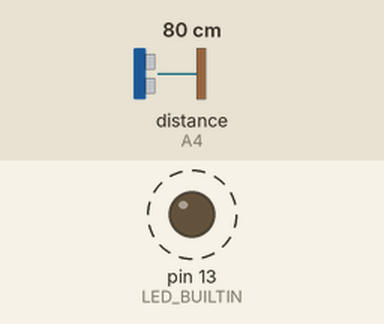
Bench run of a sketch on a simulated Arduino Uno, built with avr-gcc and run on an emulated ATmega328P. On the bench: output pins drawn as LEDs (lit = HIGH). Wiring (inferred from the names in the program): ultrasonic range finder: trigger A5; echo A4. Dashed ring = blinking. Inputs (shaded band) come from the test bench; at power-on: distance to the obstacle (sensor on A4) 80 cm. The echo pulse lasts 58.3 µs per cm; pins used as bus, display or sensor lines are not drawn.

Above: at 1.8 s.
1.9 s: distance to the obstacle (sensor on A4) set to 2 cm
At 2.8 s:
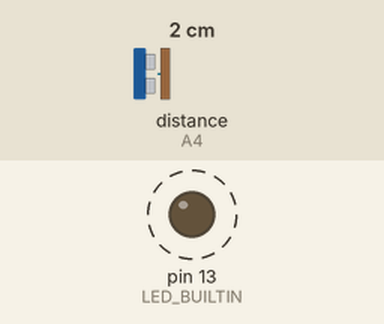
5.4 s: distance to the obstacle (sensor on A4) set to 35 cm
At 5.68 s:
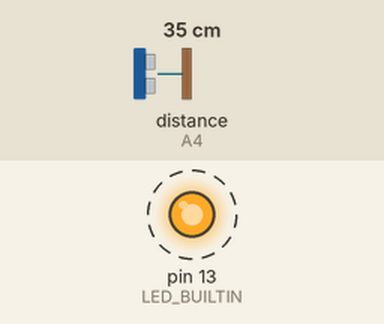
Timing chart, 0 to 14.9 s (numbered marks = the images above; inputs shaded):
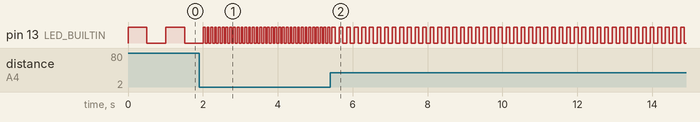

The sketch:

range_lights.ino
```cpp
/* use ultrasonic sensor to illuminate an LED at different
frequencies when an object is sensed at different ranges)
- uses one light blinking at different frquencies
- next: make the range directly related to blinking frequency
*/

int Echo = A4;
int Trig = A5;
int range = 0;

void standby() {
  digitalWrite(LED_BUILTIN, HIGH);
  delay(1000);
  digitalWrite(LED_BUILTIN, LOW);
  delay(1000);
}

void medium() {
  digitalWrite(LED_BUILTIN, HIGH);
  delay(500);
  digitalWrite(LED_BUILTIN, LOW);
  delay(500);
}

void fast() {
  digitalWrite(LED_BUILTIN, HIGH);
  delay(100);
  digitalWrite(LED_BUILTIN, LOW);
  delay(100);
}

void fastest() {
  digitalWrite(LED_BUILTIN, HIGH);
  delay(50);
  digitalWrite(LED_BUILTIN, LOW);
  delay(50);
}

//Ultrasonic distance measurement Sub function
//from Elegoo
int Distance_test() {
  digitalWrite(Trig, LOW);
  delayMicroseconds(2);
  digitalWrite(Trig, HIGH);
  delayMicroseconds(20);
  digitalWrite(Trig, LOW);
  float Fdistance = pulseIn(Echo, HIGH, 500000);
  Fdistance= Fdistance / 58;
  return (int)Fdistance;
}

void setup() {
  pinMode(LED_BUILTIN, OUTPUT);
  pinMode(Echo, INPUT);
  pinMode(Trig, OUTPUT);
}

void loop() {
  range = Distance_test();

  if (range <= 20) {
    fastest();
  }

  else if (range <= 40) {
    fast();
  }

  else if (range <= 80) {
    medium();
  }

  else {
    standby();
  }
}
```

Measured:
- after the input at 1.9 s, pin 13 (LED_BUILTIN): alternates HIGH for 0.05 s and LOW for 0.05 s, starting after 0.16 s
- after the input at 5.4 s, pin 13 (LED_BUILTIN): alternates HIGH for 0.10 s and LOW for 0.10 s, starting after 0.14 s
- by itself, pin 13 (LED_BUILTIN): alternates HIGH for 0.50 s and LOW for 0.51 s
